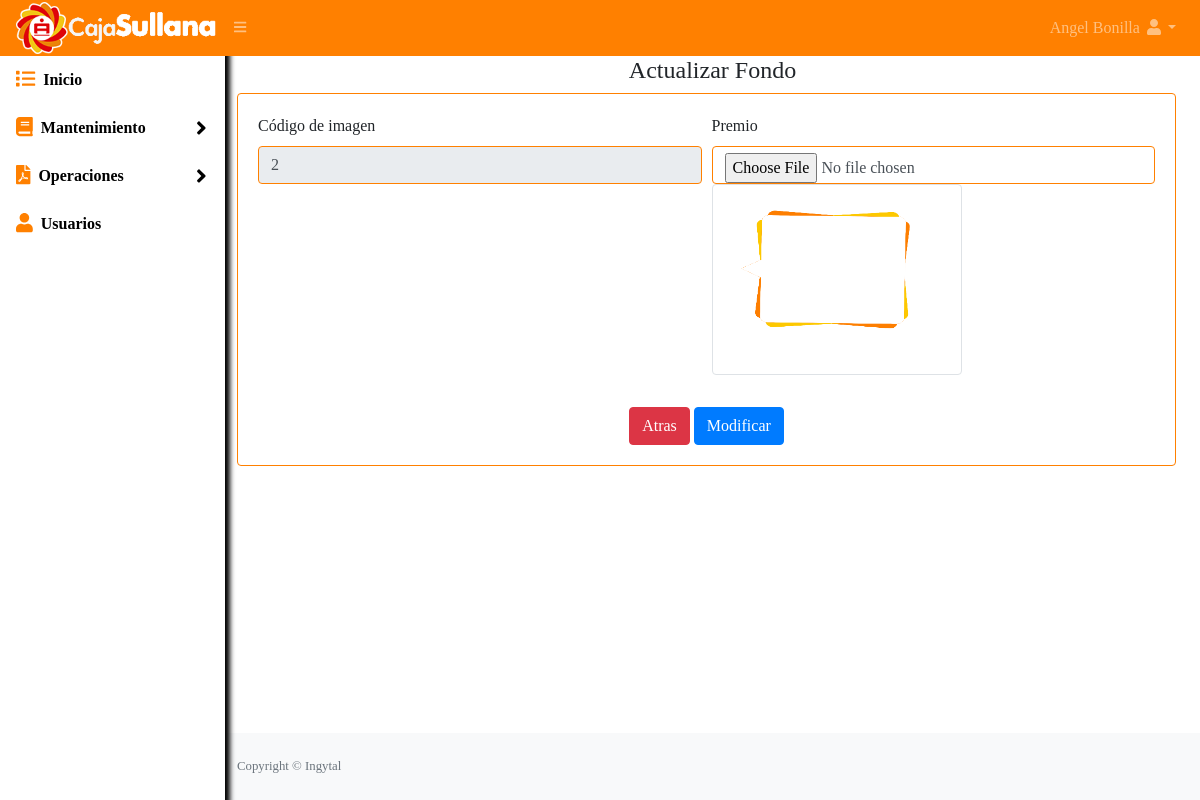
/fondos/editar?id=2 (signed in), run on the app's committed database.
### tables this page shows
CREATE TABLE `fondo` (
  `id` int(11) NOT NULL,
  `img` varchar(100) NOT NULL,
  `destino` varchar(300) NOT NULL,
  `estado` varchar(2) NOT NULL
);

### Libraries/Core/Views.php (called while the page is built)
<?php
class Views{
    function getView($controller, $view, $data="", $alert="", $config = "", $cliente = "")
    {
        $controller = get_class($controller);
        if ($controller == "Home") {
            $view = "Views/".$view.".php";
        }else{
            $view = "Views/" . $controller . "/" . $view . ".php";
        }
        require_once($view);
    }
}
?>

### index.php (called while the page is built, shortened)
<?php
require_once("Helpers/Helpers.php");
require_once("Libraries/Core/Load.php");
?>

### Helpers/Helpers.php (called while the page is built, shortened)
<?php
function base_url()
{
    return BASE_URL;
}
?>

### Libraries/Core/Mysql.php (called while the page is built, shortened)
<?php
class Mysql extends Conexion{
    private $conexion;
    function __construct()
    {
        $this->conexion = new Conexion();
        $this->conexion = $this->conexion->conect();
    }
    public function select(string $query){
        $this->strquery = $query;
        $result = $this->conexion->prepare($this->strquery);
        $result->execute();
        $data = $result->fetch();
        return $data;
    }
}
?>

### Libraries/Core/Conexion.php (called while the page is built)
<?php
class Conexion{
    private $conect;
    public function __construct()
    {
      $conexion = "mysql:host=".HOST.";dbname=".BD.";.CHARSET.";
      try {
          $this->conect = new PDO($conexion, DB_USER, PASS);
          $this->conect->setAttribute(PDO::ATTR_ERRMODE, PDO::ERRMODE_EXCEPTION,);
      } catch (PDOException $e) {
          $this->conect = "Error en la conexion";
          echo "Error: " . $e->getMessage();
      }
    }
    public function conect()
    {
        return $this->conect;
    }
}
?>

### Models/FondosModel.php (called while the page is built, shortened)
<?php
class FondosModel extends Mysql
{
    public function editFondo($id)
    {
        $sql = "SELECT * FROM fondo WHERE id = $id";
        $res = $this->select($sql);
        return $res;
    }
}

### Views/fondos/editar.php (the view, shortened to what this page needs)
<div id="layoutSidenav_content">
    <center>
        <h4>Actualizar Fondo</h4>
    </center>
    <main>
        <div class="container-fluid">
            <div class="row-5">
                <div class="card" style="border-color: #ff8000;">
                    <div class="card-body">
                        <form action="<?php echo base_url(); ?>fondos/modificar" method="post" enctype="multipart/form-data" autocomplete="off">
                            <div class="form-row">
                                <div class="col-md-6 mb-3">
                                    <div class="form-group">
                                        <label for="id">Código de imagen</label>
                                        <input id="id" class="form-control" type="text" name="id" disabled value="<?php echo $data['id']; ?> ">
                                    </div>
                                </div>
                                <div class="col-md-6 mb-3">
                                    <div class="form-group">
                                        <label for="foto">Premio</label>
                                        <input id="imagen" class="form-control" type="file" name="imagen">
                                        <img class="img-thumbnail" src="<?php echo base_url() . "Assets/images/fondos/" . $data['img']; ?>" width="250">
                                    </div>
                                </div>
                            </div>
                            <div style="text-align: center;">
                                <a class="btn btn-danger" href="<?php echo base_url(); ?>fondos/listar">Atras</a>
                                <button class="btn btn-primary" type="submit">Modificar</button>
                            </div>
                        </form>
                    </div>
                </div>
            </div>
        </div>
    </main>

### Views/fondos/editar.php (style rules this page uses)
.form-control { border-color: #ff8000; }

### data on the page
fondo: id "2", img (picture)

### other printed values
$_SESSION['nombre'] "Angel Bonilla"
